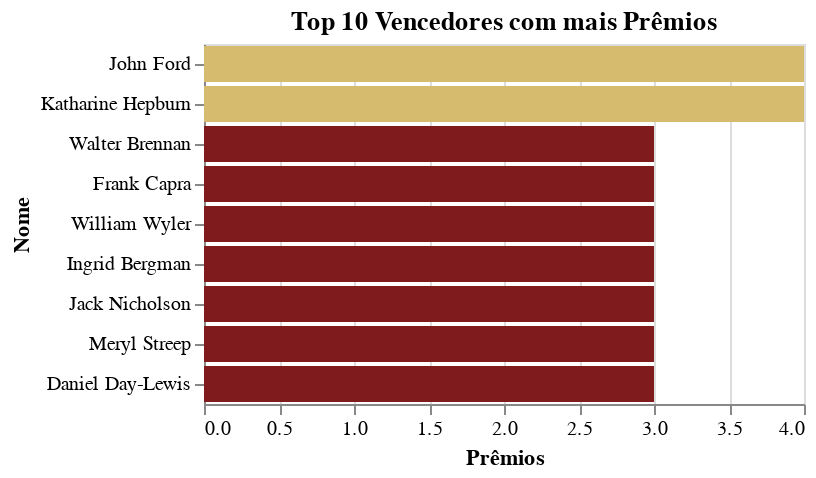

Here is the notebook cell this chart was saved with:
### Markdown cell above
Podemos colorir o gráfico usando a nossa paleta de cores definida anteiormente, dando destaque os ganhadores com mais prêmios. Faremos isso definindo uma condição (`alt.condition`) para os nomes da moda.

### Code cell
top10_winners.encode(
    color = alt.condition((alt.datum.Nome == 'John Ford') | (alt.datum.Nome == 'Katharine Hepburn'), 
                                alt.ColorValue(colors['gold']), 
                                alt.ColorValue(colors['red']))
)

### Figure 1 — Vega-Lite specification as saved in the notebook (floating-point values rounded to 4 significant figures; data arrays with more than 128 entries replaced by an {"elided": "..."} marker saying what was removed)
{"config": {"view": {"continuousWidth": 300, "continuousHeight": 300}}, "data": {"name": "data-06d1c38db22666009ebb04f092631739"}, "mark": {"type": "bar"}, "encoding": {"color": {"condition": {"test": "((datum.Nome === 'John Ford') || (datum.Nome === 'Katharine Hepburn'))", "value": "#D6BB6E"}, "value": "#801B1D"}, "x": {"field": "Premios", "title": "Prêmios", "type": "quantitative"}, "y": {"field": "Nome", "sort": {"field": "Premios", "op": "max", "order": "descending"}, "type": "nominal"}}, "title": {"text": "Top 10 Vencedores com mais Prêmios", "anchor": "middle"}, "transform": [{"aggregate": [{"op": "count", "field": "Nome", "as": "Premios"}], "groupby": ["Nome"]}, {"window": [{"op": "rank", "field": "", "as": "Rank"}], "sort": [{"field": "Premios", "order": "descending"}]}, {"filter": "datum.Rank < 10"}], "$schema": "https://vega.github.io/schema/vega-lite/v5.20.1.json", "datasets": {"data-06d1c38db22666009ebb04f092631739": {"elided": "415 records"}}}
